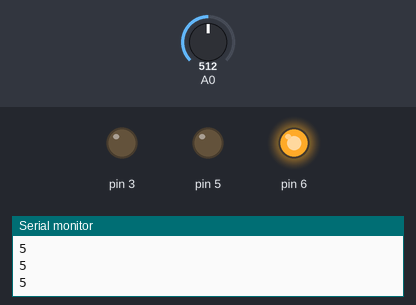
A sketch run on a simulated Arduino Uno, built with avr-gcc and run on an emulated ATmega328P. On the bench: output pins drawn as LEDs (lit = HIGH), the last lines printed to the serial monitor. The test bench sets the inputs (shaded band); at power-on: A0 = 512.

Above: at 1.2 s.
1.3 s: A0 set to 555
2.8 s: A0 set to 586
At 4.0 s:
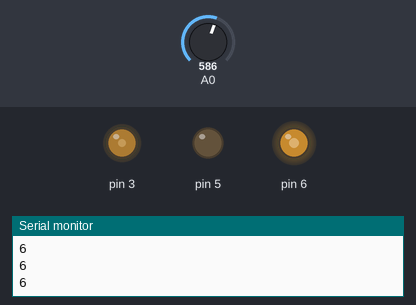
4.3 s: A0 set to 716
At 5.4 s:
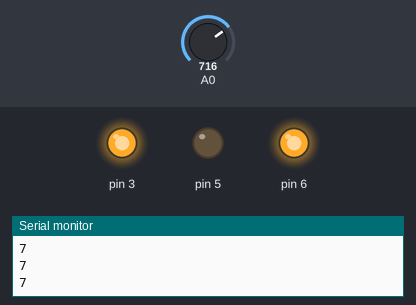
5.8 s: A0 set to 779
7.3 s: A0 set to 807
At 7.7 s:
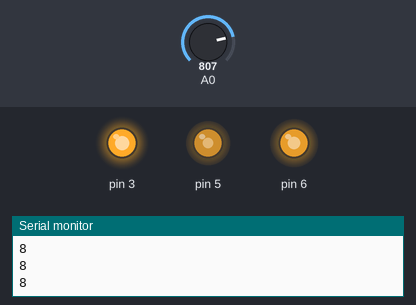
8.8 s: A0 set to 897
10.3 s: A0 set to 927
At 11.2 s:
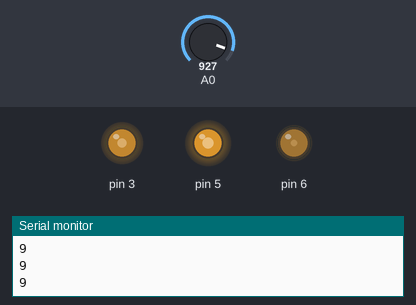
Timing chart, 0 to 12.8 s (numbered marks = the images above; inputs shaded):
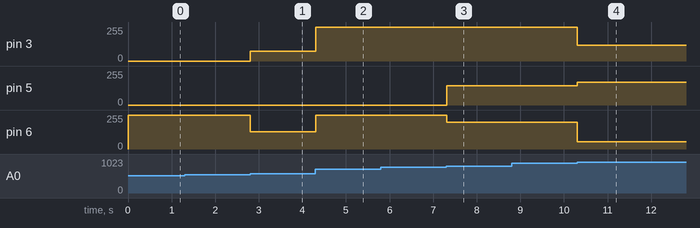

Measured:
- the behaviour switches between 568 and 569 on A0 (found by bisection; images 0 and 1)
- the behaviour switches between 795 and 796 on A0 (found by bisection; images 2 and 3)
- the behaviour switches between 909 and 910 on A0 (found by bisection; images 3 and 4)
- after the input at 2.8 s, pin 3: 0/255 → 75/255 at once; pin 6: 255/255 → 130/255 at once
- after the input at 4.3 s, pin 3: 75/255 → 255/255 at once; pin 6: 130/255 → 255/255 at once
- after the input at 7.3 s, pin 5: 0/255 → 145/255 at once; pin 6: 255/255 → 200/255 at once
- after the input at 10.3 s, pin 3: 255/255 → 120/255 at once; pin 5: 145/255 → 172/255 at once; pin 6: 200/255 → 53/255 at once

The sketch:

Led_RGB-Arduino.ino
```cpp
// C++ code
//
int potencia = 0;

void setup()
{
  pinMode(A0, INPUT);
  Serial.begin(9600);
  pinMode(3, OUTPUT);
  pinMode(5, OUTPUT);
  pinMode(6, OUTPUT);
}

void loop()
{
  potencia = map(analogRead(A0), 0, 1023, 1, 10);
  Serial.println(potencia);
  if (potencia == 1) {
    analogWrite(3, 255);
    analogWrite(5, 0);
    analogWrite(6, 0);
  }
  if (potencia == 2) {
    analogWrite(3, 255);
    analogWrite(5, 100);
    analogWrite(6, 0);
  }
  if (potencia == 3) {
    analogWrite(3, 255);
    analogWrite(5, 255);
    analogWrite(6, 0);
  }
  if (potencia == 4) {
    analogWrite(3, 0);
    analogWrite(5, 255);
    analogWrite(6, 0);
  }
  if (potencia == 5) {
    analogWrite(3, 0);
    analogWrite(5, 0);
    analogWrite(6, 255);
  }
  if (potencia == 6) {
    analogWrite(3, 75);
    analogWrite(5, 0);
    analogWrite(6, 130);
  }
  if (potencia == 7) {
    analogWrite(3, 255);
    analogWrite(5, 0);
    analogWrite(6, 255);
  }
  if (potencia == 8) {
    analogWrite(3, 255);
    analogWrite(5, 145);
    analogWrite(6, 200);
  }
  if (potencia == 9) {
    analogWrite(3, 120);
    analogWrite(5, 172);
    analogWrite(6, 53);
  }
  if (potencia == 10) {
    analogWrite(3, 12);
    analogWrite(5, 37);
    analogWrite(6, 178);
  }
  delay(10); // Delay a little bit to improve simulation performance
}
```
